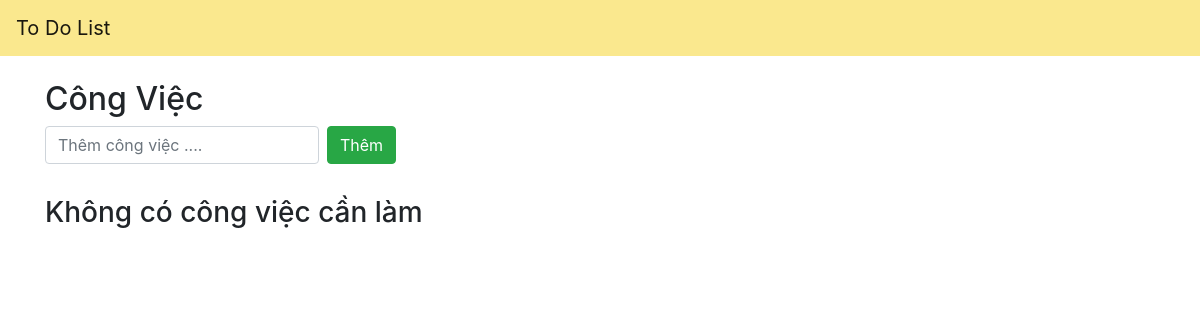
Page /main/ on the earlier database version.
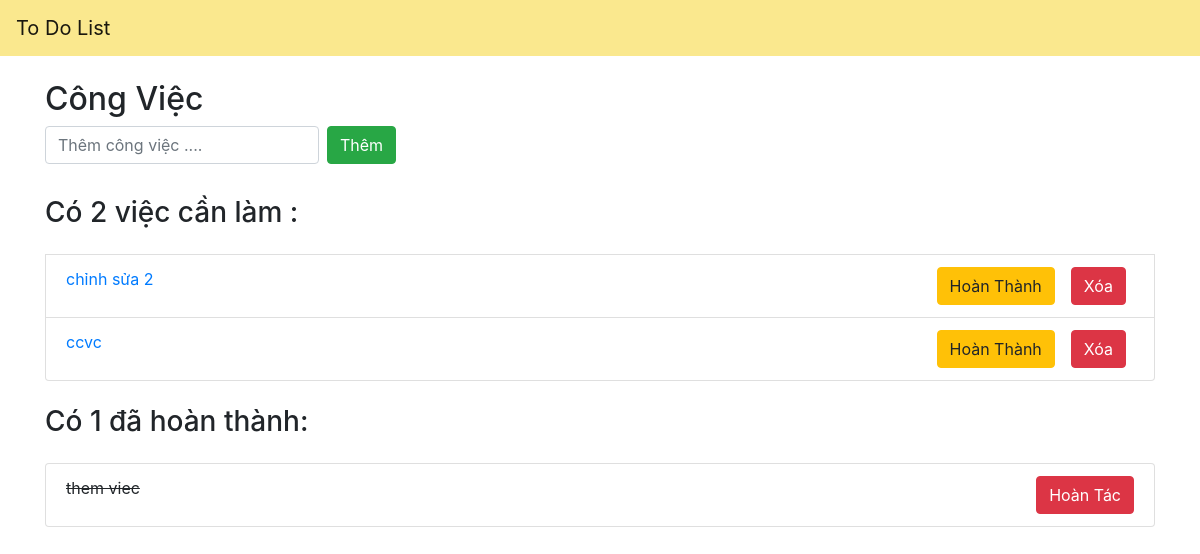
Same page on the later database version.
### main/models.py (models this page shows, shortened)
class Todo(models.Model):
    text =models.CharField(max_length = 255)
    added_date =models.DateTimeField()
    is_completed = models.BooleanField(default=False)

### main/views.py (the view)
# urls.py: path('',views.index,name= 'index'),
def index(request):
    todoItems = Todo.objects.all().order_by("-added_date")
    lengthItem =Todo.objects.filter(is_completed = False).count()
    lengthItemCompleted =Todo.objects.filter(is_completed = True).count()
    return render(request,'main/index.html',{'todoItems':todoItems ,'lengthItem':lengthItem,'lengthItemCompleted':lengthItemCompleted})

### templates/main/index.html
 {% extends "base.html" %}
 {% load static %}
 {% block content%}
      <div class="row mt-4 ">
        <div class="col ">
          <h2>Công Việc</h2>
          <form class="form-inline" action="{% url 'main:addtodo' %}" method="POST">
            <input type="text" name="content" class="form-control mb-2 mr-sm-2"  placeholder="Thêm công việc ...." required>
            <button type="submit" class="btn btn-success mb-2">Thêm</button>
          </form>
        </div>
      </div>
      {% if lengthItem == 0  %}
      <h3 class="mt-4">Không có công việc cần làm</h3>
      {% elif lengthItem > 0  %}
      <h3 class="mt-4">Có {{lengthItem}} việc cần làm : </h3>
        <div class="row mt-4">
          <div class="col">
            <ul class="list-group">
              {% for item in todoItems %}
                    {%if not item.is_completed %}
                      <a href="{% url 'main:edit' item.id %}"><li class="list-group-item">{{item.text}}
                        <div class="float-right">
                          <div class="btn-toolbar" role="toolbar" aria-label="Toolbar with button groups">
                            <div class="btn-group mr-2" role="group" aria-label="First group">
                            <a href="{% url 'main:completetodo' item.id %}"><button type="submit" class="btn btn-warning mr-sm-3 " >Hoàn Thành</button></a>
                          <form action="{% url 'main:deletetodo' item.id %}" method="POST">
                          <button type="submit" class="btn btn-danger">Xóa</button>
                          </form>
                            </div>
                          </div>
                        </div>
                      </li>
                    </a>
                    {% endif %}
              {% endfor %}
            </ul>
          </div>
        </div>
        {% endif %}
        {% if lengthItemCompleted > 0 %}
        <h3 class="mt-4">Có {{lengthItemCompleted}} đã hoàn thành: </h3>
      <div class="row mt-4">
        <div class="col">
          <ul class="list-group">
            {% for item in todoItems %}
                  {%if item.is_completed %}
                  <li class="list-group-item"><del>{{item.text}}</del>
                    <div class="float-right">
                      <div class="btn-toolbar" role="toolbar" aria-label="Toolbar with button groups">
                      <form action="{% url 'main:undo' item.id %}" method="POST">
                      <button type="submit" class="btn btn-danger">Hoàn Tác</button>
                      </form>
                      </div>
                    </div>
                  </li>
                  {% endif %}
            {% endfor %}
          </ul>
        </div>
      </div>
         {% endif %}
 {% endblock %}

### templates/base.html (shortened to what this page needs)
<!DOCTYPE html>
<html lang="en">
<head>
    <link rel="stylesheet" href="https://maxcdn.bootstrapcdn.com/bootstrap/4.0.0/css/bootstrap.min.css">
</head>
<body>
    <nav class="navbar navbar-expand-lg navbar-light " style="background-color: #fae88e;">
        <a class="navbar-brand" href="#">To Do List</a>
    </nav>
<div class="container ">
    {% block content %}
            {%endblock %}
    </div>
</body>
</html>

Differences in the rows shown:
added Todo: text "chỉnh sửa 2", shown under "Có 2 việc cần làm :"
added Todo: text "ccvc", shown under "Có 2 việc cần làm :"
added Todo: text "them viec", shown under "Có 1 đã hoàn thành:"
Other differences:
{{ lengthItem }}: (not shown) → "2"
{{ lengthItemCompleted }}: (not shown) → "1"
text no longer shown: "Không có công việc cần làm"
text now shown: "Có việc cần làm : Có đã hoàn thành:"
